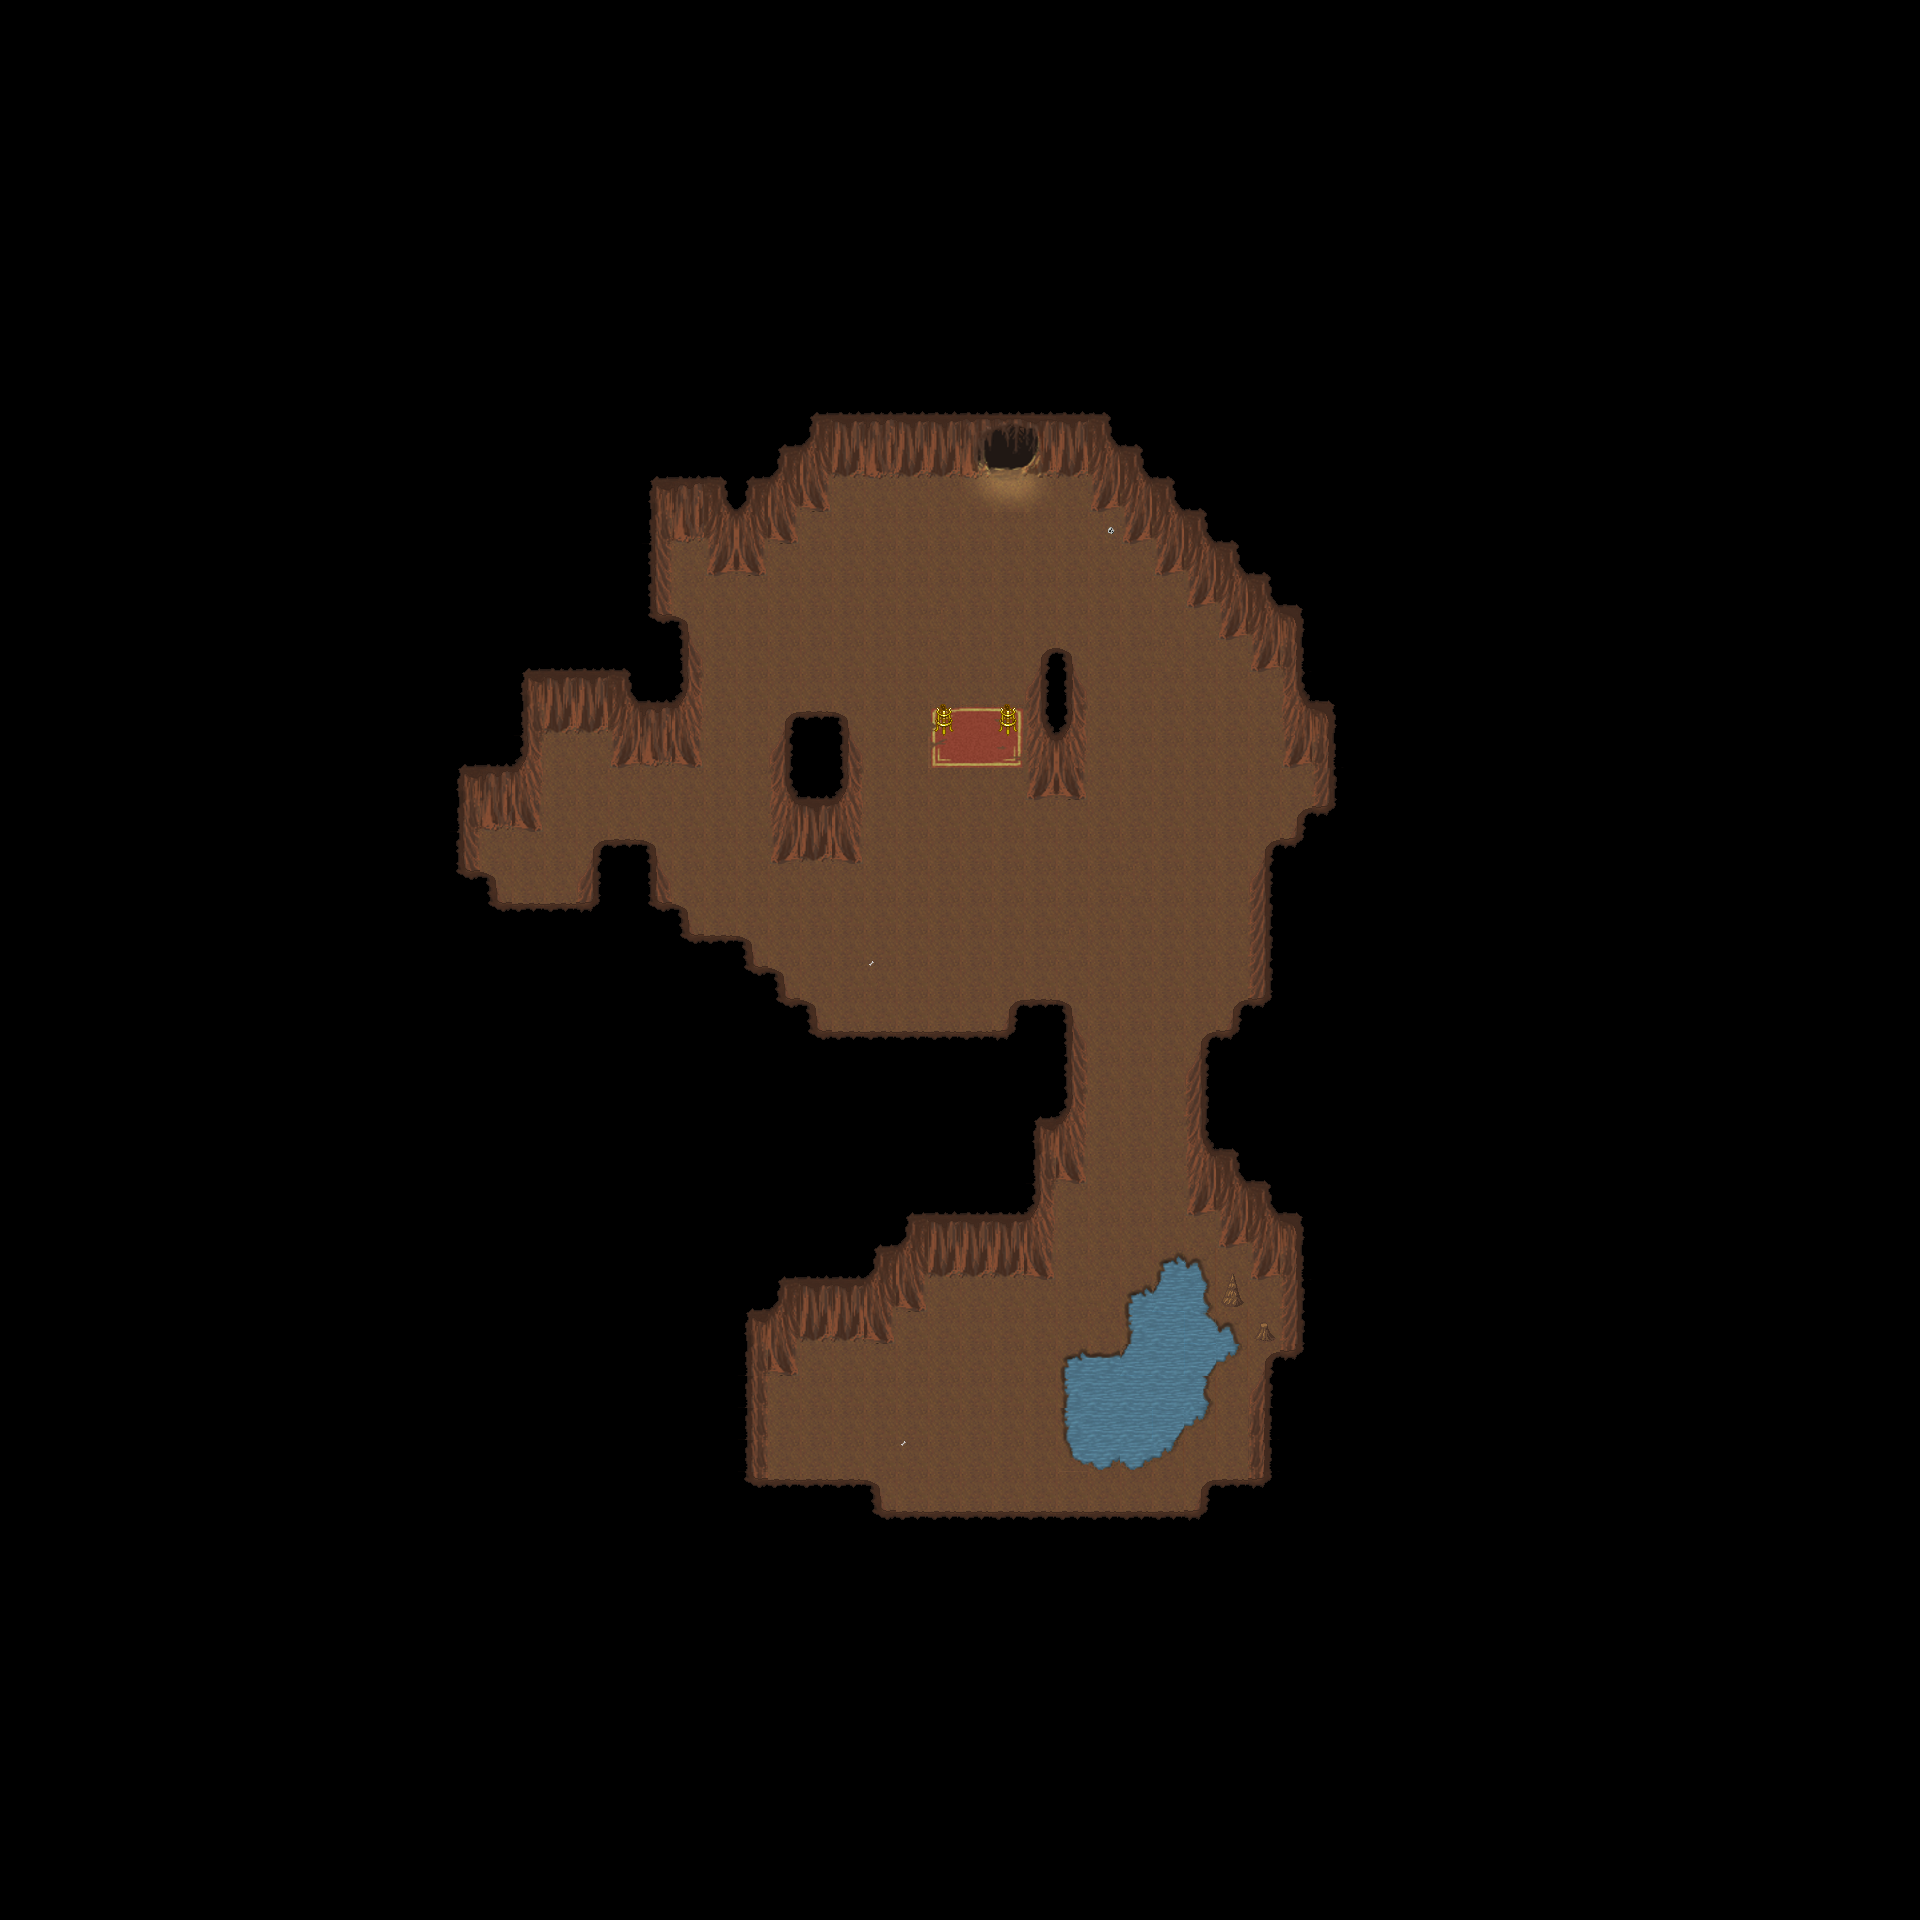

A level layout from a 2D game, rendered from its tile map. Below: a short description, then the map file with tile-grid data replaced by summaries:
An orthogonal 60x60 tile map with 32x32 px tiles, 3 tile layers (Ground1, Fringe, Over1), 1 hidden layer not drawn, 3 tilesets and 6 objects (2x particle_effect, 2x spawn, npc, warp).

<map version="1.10" tiledversion="1.10.1" orientation="orthogonal" renderorder="right-down" width="60" height="60" tilewidth="32" tileheight="32" infinite="0" nextlayerid="6" nextobjectid="7">
 <properties>
  <property name="minimap" value="graphics/minimaps/011-3.png" />
  <property name="music" value="cavesong.ogg" />
  <property name="name" value="Hermit's Cave" />
  <property name="overlay0image" value="graphics/images/ambient/spotlight.png" />
  <property name="overlay0keepratio" value="true" />
  <property name="overlay0parallax" value="0.0" />
 </properties>
 <tileset firstgid="1" source="../tilesets/collision.tsx" />
 <tileset firstgid="3" source="../tilesets/cave.tsx" />
 <tileset firstgid="131" source="../tilesets/cave_x2.tsx" />
 <layer id="1" name="Ground1" width="60" height="60">
  <data>[3600 cells, 3600 non-empty, 61 distinct tile ids]</data>
 </layer>
 <layer id="2" name="Fringe" width="60" height="60">
  <data>[3600 cells, 4 non-empty, 3 distinct tile ids]</data>
 </layer>
 <layer id="3" name="Over1" width="60" height="60">
  <data>[3600 cells, 65 non-empty, 6 distinct tile ids]</data>
 </layer>
 <layer id="4" name="Collision" width="60" height="60" visible="0">
  <data>[3600 cells, 3215 non-empty, 1 distinct tile ids]</data>
 </layer>
 <objectgroup id="5" name="Objects" visible="0">
  <object id="1" name="graphics/particles/flame.particle.xml" type="particle_effect" x="928" y="736" width="32" height="32" />
  <object id="2" name="graphics/particles/flame.particle.xml" type="particle_effect" x="992" y="736" width="32" height="32" />
  <object id="3" name="Arkim the Hermit" type="npc" x="976" y="752">
   <properties>
    <property name="npc_id" value="116" />
    <property name="script" value="" />
   </properties>
  </object>
  <object id="4" name="To Lake Cave" type="warp" x="992" y="448" width="32" height="32">
   <properties>
    <property name="dest_map" value="011-4" />
    <property name="dest_x" value="73" />
    <property name="dest_y" value="10" />
   </properties>
  </object>
  <object id="5" name="Bat" type="spawn" x="0" y="0">
   <properties>
    <property name="death" value="0" />
    <property name="spawn" value="0" />
    <property name="max_beings" value="10" />
    <property name="monster_id" value="15" />
   </properties>
  </object>
  <object id="6" name="Silkworm" type="spawn" x="0" y="0">
   <properties>
    <property name="death" value="30000" />
    <property name="spawn" value="60000" />
    <property name="max_beings" value="3" />
    <property name="monster_id" value="33" />
   </properties>
  </object>
 </objectgroup>
</map>
